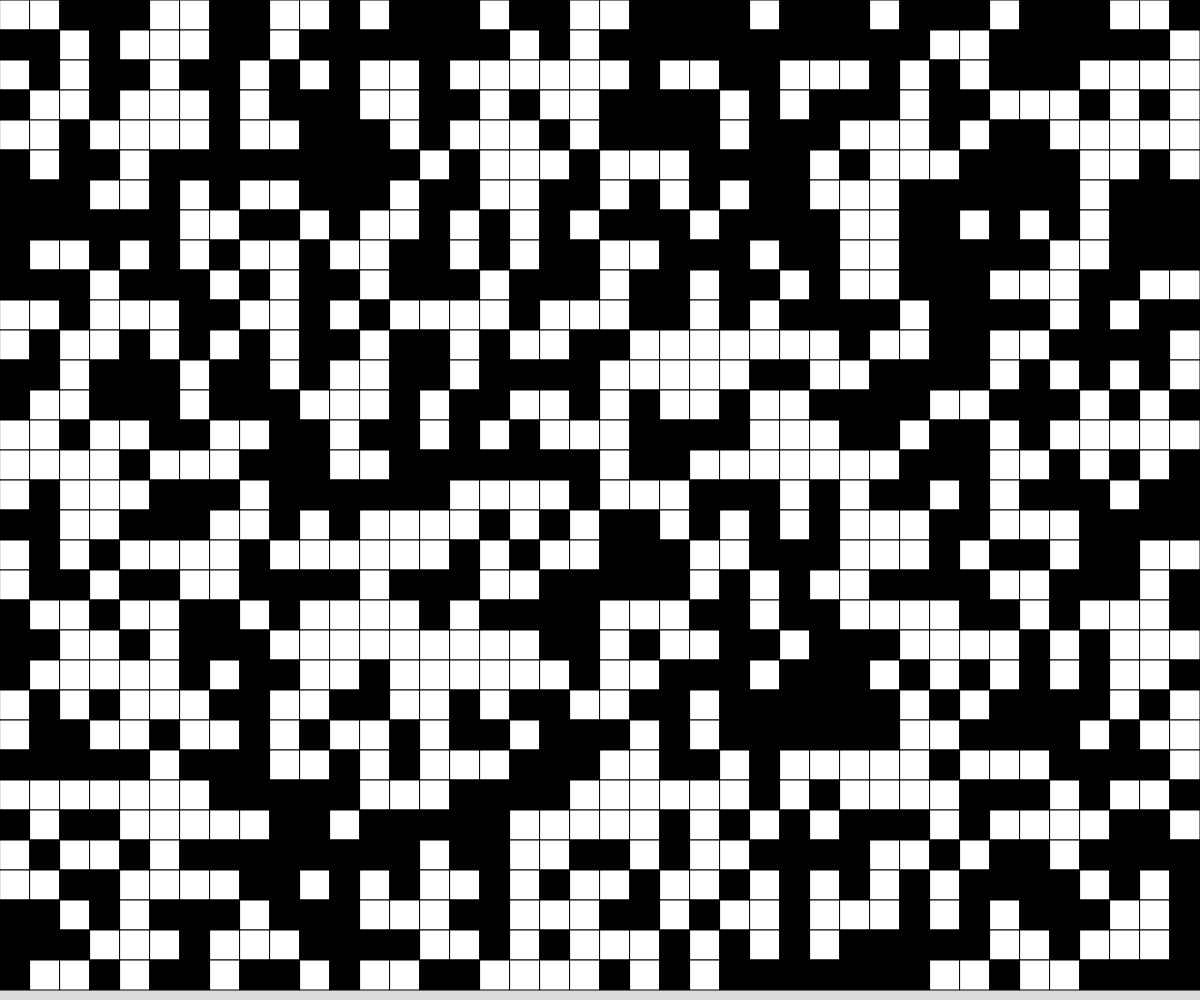
Frame 1 (no input)
Frame 60 (no input): identical to frame 1, image omitted
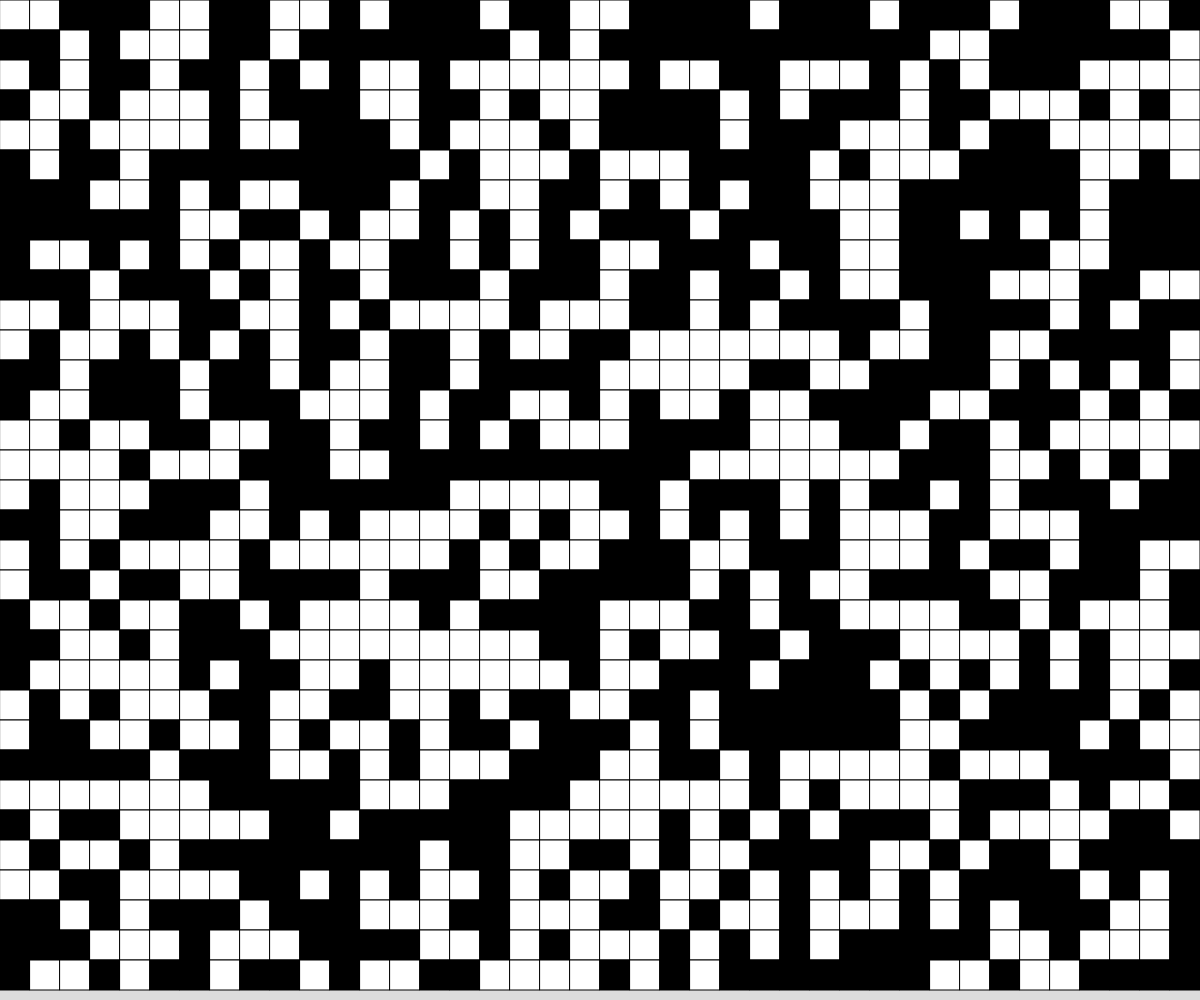
Frame 120 (the mouse pressed at the canvas centre since frame 60)

The p5.js sketch that drew these frames (run headless with seeded random() and noise() and a simulated clock; from frame 60 on, the mouse is pressed at the canvas centre):

// p5.js sketch
// ── sketch.js
// Project Title
// Your Name
// Date
//
// Extra for Experts:
// - describe what you did to take this project "above and beyond"
let grid = [];
let cols;
let rows;
let CELL_SIZE = 30;


function setup() {
  createCanvas(windowWidth, windowHeight);
  cols = Math.floor(width / CELL_SIZE);
  rows = Math.floor(height / CELL_SIZE);
  generateRandomGrid(cols, rows);
}

function generateRandomGrid(cols, rows) {
  for(let x = 0; x < cols; x++) {
    let collumn = [];
    for(let y = 0; y < rows; y++) {
      collumn.push(floor(random(0, 2)) === 1);
    }
    grid.push(collumn);
  }
}

function displayGrid() {
  for(let x = 0; x < cols; x++) {
    for(let y = 0; y < rows; y++) {
      fill(grid[x][y] ? 255 : 0);
      rect(x*CELL_SIZE, y*CELL_SIZE, CELL_SIZE, CELL_SIZE);
    }
  }
}

function mousePressed() {
  const x = floor(mouseX / CELL_SIZE);
  const y = floor(mouseY / CELL_SIZE);
  if(x < 0 || x >= cols || y < 0 || y >= rows) {
    return;
  }
  grid[x][y] = !grid[x][y];
  if(x < cols - 1) {
    grid[x+1][y] = !grid[x+1][y];
  }
  if(x > 0) {
    grid[x-1][y] = !grid[x-1][y];
  }
  if(y < rows - 1) {
    grid[x][y+1] = !grid[x][y+1];
  }
  if(y > 0) {
    grid[x][y-1] = !grid[x][y-1];
  }
}

function draw() {
  background(220);
  displayGrid();
}
